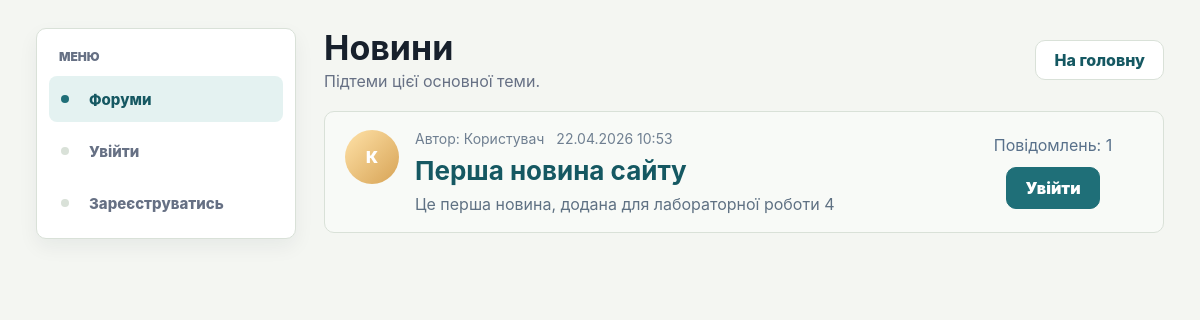
/category/1/, run on an earlier commit of the app's database.
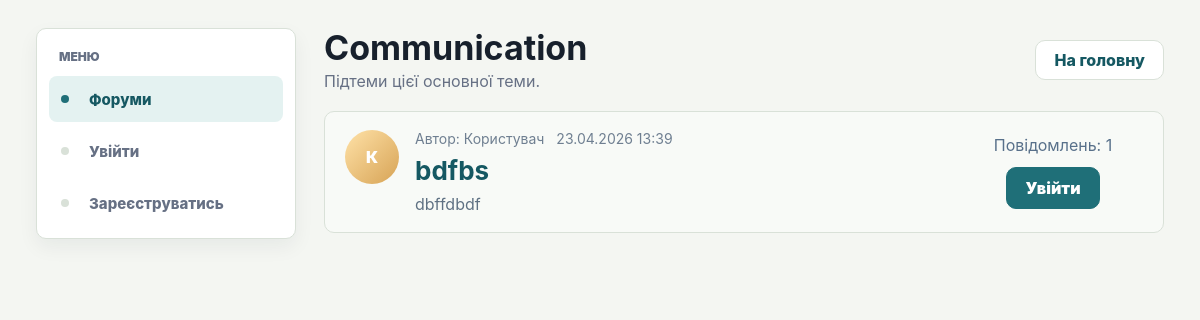
And on a later commit of the database.
### myapp/models.py (models this page shows, shortened)
class Category(models.Model):
    name = models.CharField(max_length=100, verbose_name="Назва")
    description = models.TextField(blank=True, default="", verbose_name="Опис")
    avatar_file = models.FileField(
        upload_to="forum/category_avatars/",
        blank=True,
        null=True,
        verbose_name="Аватарка основної теми"
    )
    created_at = models.DateTimeField(auto_now_add=True, verbose_name="Створено")
    updated_at = models.DateTimeField(auto_now=True, verbose_name="Оновлено")
    class Meta:
        verbose_name = "Категорія форуму"
        verbose_name_plural = "Категорії форуму"

class Post(models.Model):
    category = models.ForeignKey(
        Category,
        on_delete=models.CASCADE,
        related_name="posts",
        verbose_name="Основна тема"
    )
    author = models.ForeignKey(
        User,
        on_delete=models.SET_NULL,
        null=True,
        blank=True,
        related_name="forum_topics",
        verbose_name="Користувач"
    )
    author_name = models.CharField(max_length=100, default="Користувач", verbose_name="Автор")
    title = models.CharField(max_length=200, verbose_name="Назва підтеми")
    content = models.TextField(verbose_name="Опис підтеми")
    avatar_file = models.FileField(
        upload_to="forum/topic_avatars/",
        blank=True,
        null=True,
        verbose_name="Аватарка підтеми"
    )
    created_at = models.DateTimeField(auto_now_add=True, verbose_name="Створено")
    updated_at = models.DateTimeField(auto_now=True, verbose_name="Оновлено")
    class Meta:
        verbose_name = "Підтема"
        verbose_name_plural = "Підтеми"

### myapp/views.py (the view)
# urls.py: path("category/<int:category_id>/", views.category_posts, name="category_posts"),
def category_posts(request, category_id):
    context = get_base_context(request)
    category = get_object_or_404(Category, id=category_id)
    posts = (
        Post.objects.select_related("category", "author")
        .annotate(comments_total=Count("comments", distinct=True))
        .filter(category=category)
        .order_by("-updated_at", "-created_at")
    )
    context.update(
        {
            "title": category.name,
            "category": category,
            "posts": posts,
            "selected_category_id": category.id,
        }
    )
    return render(request, "myapp/category_posts.html", context)

### myapp/i18n.py (called while the page is built)
def normalize_language(language):
    if language in SUPPORTED_LANGUAGES:
        return language
    return DEFAULT_LANGUAGE

def get_ui_text(language):
    return UI_TEXTS[normalize_language(language)]

### myapp/views.py (called while the page is built, shortened)
def get_base_context(request):
    categories = Category.objects.annotate(
        posts_total=Count("posts", distinct=True)
    ).order_by("name")
    cart_count = 0
    saved_count = 0
    notifications_count = 0
    site_theme = request.session.get("site_theme", "light")
    site_language = request.session.get("site_language", "uk")
    if site_theme not in ["light", "dark"]:
        site_theme = "light"
    if site_language not in ["uk", "en"]:
        site_language = "uk"
    return {
        "categories": categories,
        "cart_count": cart_count,
        "saved_count": saved_count,
        "notifications_count": notifications_count,
        "site_theme": site_theme,
        "site_language": site_language,
        "ui": get_ui_text(site_language),
    }

### myapp/templates/myapp/category_posts.html (shortened to what this page needs)
{% extends 'myapp/base.html' %}
{% block content %}
<div class="forum-page-header">
    <div class="category-header-with-avatar">
        <div>
            <h1>{{ category.name }}</h1>
            {% if category.description %}
                <p class="page-description">{{ category.description }}</p>
            {% else %}
                <p class="page-description">Підтеми цієї основної теми.</p>
            {% endif %}
        </div>
    </div>
    <div class="header-actions">
        <a href="{% url 'home' %}" class="back-btn">На головну</a>
    </div>
</div>
<section class="forum-section">
    <div class="topic-list">
        {% for post in posts %}
            <article class="topic-card">
                <div class="topic-card-main">
                    {% if post.avatar_file %}
                        <img src="{{ post.avatar_file.url }}" alt="{{ post.title }}" class="topic-avatar-img">
                    {% else %}
                        <div class="topic-avatar">
                            {% if post.author %}
                                {{ post.author.username|slice:":1"|upper }}
                            {% else %}
                                {{ post.author_name|slice:":1"|upper }}
                            {% endif %}
                        </div>
                    {% endif %}
                    <div class="topic-body">
                        <div class="topic-meta-top">
                            <span>
                                Автор:
                                {% if post.author %}
                                    {{ post.author.username }}
                                {% else %}
                                    {{ post.author_name }}
                                {% endif %}
                            </span>
                            <span>{{ post.created_at|date:"d.m.Y H:i" }}</span>
                        </div>
                        <h3>
                            <a href="{% url 'post_detail' post.id %}">
                                {{ post.title }}
                            </a>
                        </h3>
                        <p>{{ post.content|truncatechars:170 }}</p>
                    </div>
                </div>
                <div class="topic-card-side">
                    <span>Повідомлень: {{ post.comments_total }}</span>
                    {% if user.is_authenticated %}
                        <a href="{% url 'post_detail' post.id %}" class="open-topic-btn">Відкрити чат</a>
                    {% else %}
                        <a href="{% url 'login_view' %}" class="open-topic-btn">Увійти</a>
                    {% endif %}
                </div>
            </article>
        {% empty %}
            <div class="empty-box">
                У цій основній темі ще немає підтем.
            </div>
        {% endfor %}
    </div>
</section>
{% endblock %}

What changed in the data, as far as the page shows it:
changed Category: name "Новини" → "Communication"
changed Post "Користувач": created_at "22.04.2026 10:53" → "23.04.2026 13:39"; title "Перша новина сайту" → "bdfbs"; content "Це перша новина, додана для лабораторної роботи 4" → "dbffdbdf"
